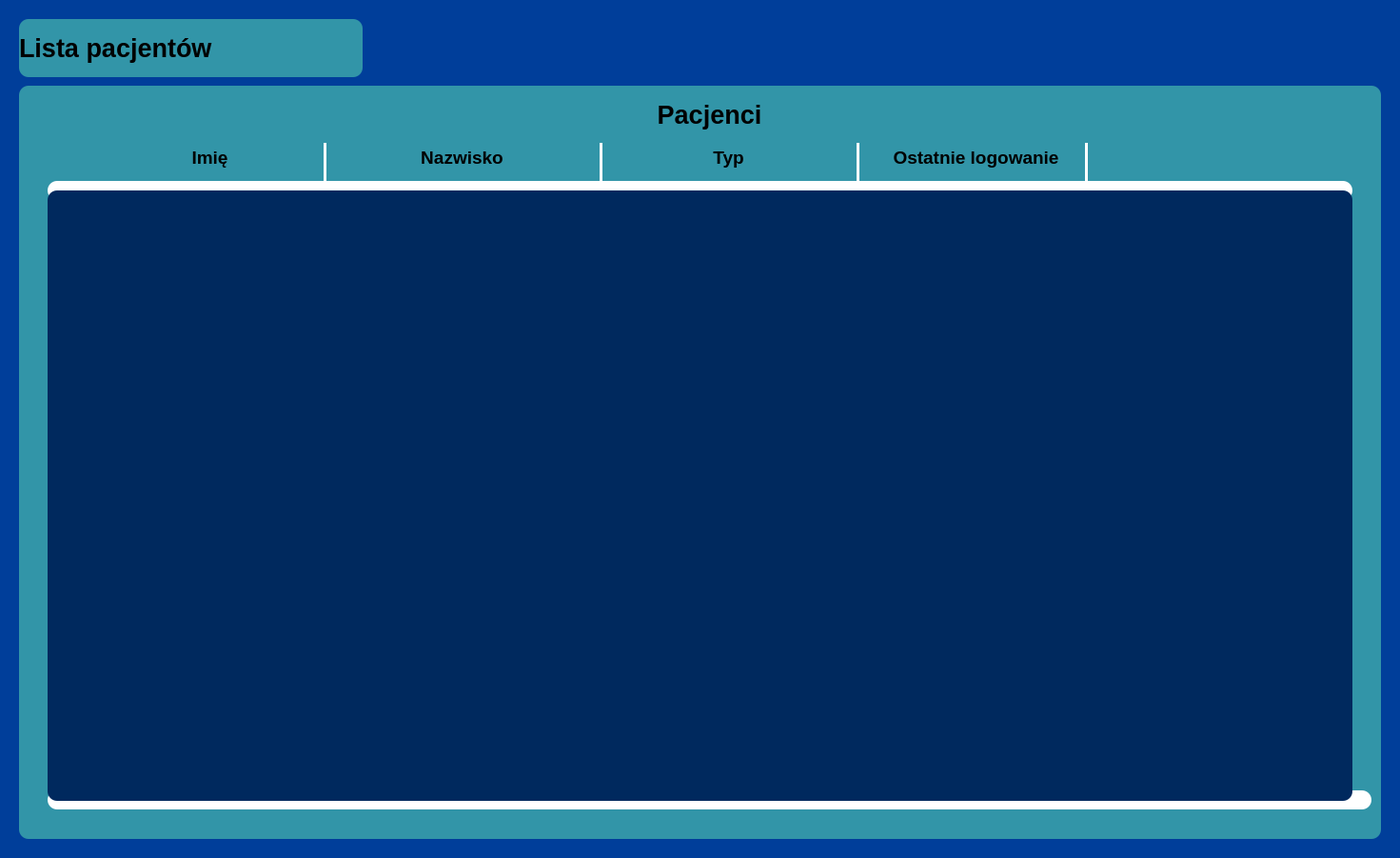
<?xml version="1.0" encoding="UTF-8"?>
<ui version="4.0">
 <class>ListUser</class>
 <widget class="QWidget" name="ListUser">
  <property name="geometry">
   <rect>
    <x>0</x>
    <y>0</y>
    <width>1471</width>
    <height>901</height>
   </rect>
  </property>
  <property name="windowTitle">
   <string>Form</string>
  </property>
  <property name="styleSheet">
   <string notr="true">background-color: rgb(0, 62, 154);
border-radius: 10px;
</string>
  </property>
  <widget class="QFrame" name="mainFrame">
   <property name="geometry">
    <rect>
     <x>0</x>
     <y>0</y>
     <width>1471</width>
     <height>901</height>
    </rect>
   </property>
   <property name="styleSheet">
    <string notr="true">background-color: rgb(0, 62, 154);
border-radius: 10px;</string>
   </property>
   <property name="frameShape">
    <enum>QFrame::Shape::StyledPanel</enum>
   </property>
   <property name="frameShadow">
    <enum>QFrame::Shadow::Raised</enum>
   </property>
   <widget class="QFrame" name="frame">
    <property name="geometry">
     <rect>
      <x>20</x>
      <y>90</y>
      <width>1431</width>
      <height>791</height>
     </rect>
    </property>
    <property name="styleSheet">
     <string notr="true">background-color: rgb(50, 149, 168);
border-radius: 10px;</string>
    </property>
    <property name="frameShape">
     <enum>QFrame::Shape::StyledPanel</enum>
    </property>
    <property name="frameShadow">
     <enum>QFrame::Shadow::Raised</enum>
    </property>
    <widget class="QFrame" name="frame_7">
     <property name="geometry">
      <rect>
       <x>30</x>
       <y>110</y>
       <width>1371</width>
       <height>641</height>
      </rect>
     </property>
     <property name="styleSheet">
      <string notr="true">background-color: rgb(0, 41, 94);</string>
     </property>
     <property name="frameShape">
      <enum>QFrame::Shape::StyledPanel</enum>
     </property>
     <property name="frameShadow">
      <enum>QFrame::Shadow::Raised</enum>
     </property>
     <widget class="QScrollArea" name="scrollArea">
      <property name="geometry">
       <rect>
        <x>40</x>
        <y>0</y>
        <width>1321</width>
        <height>651</height>
       </rect>
      </property>
      <property name="styleSheet">
       <string notr="true">QScrollArea QScrollBar:vertical {
    border: 3px solid white;
    border-radius: 8px;
    background: transparent;
    width: 20px;
    margin: 0px;
}

QScrollArea QScrollBar::handle:vertical {
    background: #0055cc;
    min-height: 20px;
    border-radius: 7px;
}

QScrollArea QScrollBar::add-line:vertical,
QScrollArea QScrollBar::sub-line:vertical {
    height: 0px;
}

QScrollArea QScrollBar::add-page:vertical, 
QScrollArea QScrollBar::sub-page:vertical {
    background: none;
}</string>
      </property>
      <property name="widgetResizable">
       <bool>true</bool>
      </property>
      <widget class="QWidget" name="List">
       <property name="geometry">
        <rect>
         <x>0</x>
         <y>0</y>
         <width>1321</width>
         <height>651</height>
        </rect>
       </property>
       <property name="layoutDirection">
        <enum>Qt::LayoutDirection::LeftToRight</enum>
       </property>
      </widget>
     </widget>
    </widget>
    <widget class="Line" name="line_7">
     <property name="geometry">
      <rect>
       <x>30</x>
       <y>740</y>
       <width>1391</width>
       <height>20</height>
      </rect>
     </property>
     <property name="styleSheet">
      <string notr="true">background-color: white;</string>
     </property>
     <property name="orientation">
      <enum>Qt::Orientation::Horizontal</enum>
     </property>
    </widget>
    <widget class="Line" name="line_6">
     <property name="geometry">
      <rect>
       <x>1120</x>
       <y>60</y>
       <width>3</width>
       <height>41</height>
      </rect>
     </property>
     <property name="styleSheet">
      <string notr="true">background-color: white;</string>
     </property>
     <property name="orientation">
      <enum>Qt::Orientation::Vertical</enum>
     </property>
    </widget>
    <widget class="Line" name="line_3">
     <property name="geometry">
      <rect>
       <x>30</x>
       <y>100</y>
       <width>1371</width>
       <height>20</height>
      </rect>
     </property>
     <property name="styleSheet">
      <string notr="true">background-color: white;</string>
     </property>
     <property name="orientation">
      <enum>Qt::Orientation::Horizontal</enum>
     </property>
    </widget>
    <widget class="Line" name="line_13">
     <property name="geometry">
      <rect>
       <x>320</x>
       <y>60</y>
       <width>3</width>
       <height>41</height>
      </rect>
     </property>
     <property name="styleSheet">
      <string notr="true">background-color: white;</string>
     </property>
     <property name="orientation">
      <enum>Qt::Orientation::Vertical</enum>
     </property>
    </widget>
    <widget class="Line" name="line_11">
     <property name="geometry">
      <rect>
       <x>880</x>
       <y>60</y>
       <width>3</width>
       <height>41</height>
      </rect>
     </property>
     <property name="styleSheet">
      <string notr="true">background-color: white;</string>
     </property>
     <property name="orientation">
      <enum>Qt::Orientation::Vertical</enum>
     </property>
    </widget>
    <widget class="QLabel" name="label4">
     <property name="geometry">
      <rect>
       <x>900</x>
       <y>60</y>
       <width>211</width>
       <height>31</height>
      </rect>
     </property>
     <property name="font">
      <font>
       <pointsize>14</pointsize>
       <bold>true</bold>
      </font>
     </property>
     <property name="layoutDirection">
      <enum>Qt::LayoutDirection::LeftToRight</enum>
     </property>
     <property name="styleSheet">
      <string notr="true"/>
     </property>
     <property name="text">
      <string>Ostatnie logowanie</string>
     </property>
     <property name="textFormat">
      <enum>Qt::TextFormat::RichText</enum>
     </property>
     <property name="alignment">
      <set>Qt::AlignmentFlag::AlignCenter</set>
     </property>
    </widget>
    <widget class="Line" name="line_10">
     <property name="geometry">
      <rect>
       <x>610</x>
       <y>60</y>
       <width>3</width>
       <height>41</height>
      </rect>
     </property>
     <property name="styleSheet">
      <string notr="true">background-color: white;</string>
     </property>
     <property name="orientation">
      <enum>Qt::Orientation::Vertical</enum>
     </property>
    </widget>
    <widget class="QLabel" name="label3">
     <property name="geometry">
      <rect>
       <x>620</x>
       <y>60</y>
       <width>251</width>
       <height>31</height>
      </rect>
     </property>
     <property name="font">
      <font>
       <pointsize>14</pointsize>
       <bold>true</bold>
      </font>
     </property>
     <property name="layoutDirection">
      <enum>Qt::LayoutDirection::LeftToRight</enum>
     </property>
     <property name="styleSheet">
      <string notr="true"/>
     </property>
     <property name="text">
      <string>Typ</string>
     </property>
     <property name="textFormat">
      <enum>Qt::TextFormat::RichText</enum>
     </property>
     <property name="alignment">
      <set>Qt::AlignmentFlag::AlignCenter</set>
     </property>
    </widget>
    <widget class="QLabel" name="label1">
     <property name="geometry">
      <rect>
       <x>90</x>
       <y>60</y>
       <width>221</width>
       <height>31</height>
      </rect>
     </property>
     <property name="font">
      <font>
       <pointsize>14</pointsize>
       <bold>true</bold>
      </font>
     </property>
     <property name="layoutDirection">
      <enum>Qt::LayoutDirection::LeftToRight</enum>
     </property>
     <property name="styleSheet">
      <string notr="true"/>
     </property>
     <property name="text">
      <string>Imię</string>
     </property>
     <property name="textFormat">
      <enum>Qt::TextFormat::RichText</enum>
     </property>
     <property name="alignment">
      <set>Qt::AlignmentFlag::AlignCenter</set>
     </property>
    </widget>
    <widget class="QLabel" name="label2">
     <property name="geometry">
      <rect>
       <x>330</x>
       <y>60</y>
       <width>271</width>
       <height>31</height>
      </rect>
     </property>
     <property name="font">
      <font>
       <pointsize>14</pointsize>
       <bold>true</bold>
      </font>
     </property>
     <property name="layoutDirection">
      <enum>Qt::LayoutDirection::LeftToRight</enum>
     </property>
     <property name="styleSheet">
      <string notr="true"/>
     </property>
     <property name="text">
      <string>Nazwisko</string>
     </property>
     <property name="textFormat">
      <enum>Qt::TextFormat::RichText</enum>
     </property>
     <property name="alignment">
      <set>Qt::AlignmentFlag::AlignCenter</set>
     </property>
    </widget>
    <widget class="QLabel" name="whatListLabel">
     <property name="geometry">
      <rect>
       <x>30</x>
       <y>10</y>
       <width>1391</width>
       <height>41</height>
      </rect>
     </property>
     <property name="font">
      <font>
       <pointsize>20</pointsize>
       <bold>true</bold>
      </font>
     </property>
     <property name="layoutDirection">
      <enum>Qt::LayoutDirection::LeftToRight</enum>
     </property>
     <property name="styleSheet">
      <string notr="true"/>
     </property>
     <property name="text">
      <string>Pacjenci</string>
     </property>
     <property name="textFormat">
      <enum>Qt::TextFormat::RichText</enum>
     </property>
     <property name="alignment">
      <set>Qt::AlignmentFlag::AlignCenter</set>
     </property>
    </widget>
    <zorder>line_7</zorder>
    <zorder>line_6</zorder>
    <zorder>line_3</zorder>
    <zorder>frame_7</zorder>
    <zorder>line_13</zorder>
    <zorder>line_11</zorder>
    <zorder>label4</zorder>
    <zorder>line_10</zorder>
    <zorder>label3</zorder>
    <zorder>label1</zorder>
    <zorder>label2</zorder>
    <zorder>whatListLabel</zorder>
   </widget>
   <widget class="QLabel" name="title">
    <property name="geometry">
     <rect>
      <x>20</x>
      <y>20</y>
      <width>361</width>
      <height>61</height>
     </rect>
    </property>
    <property name="font">
     <font>
      <pointsize>20</pointsize>
      <bold>true</bold>
     </font>
    </property>
    <property name="layoutDirection">
     <enum>Qt::LayoutDirection::LeftToRight</enum>
    </property>
    <property name="styleSheet">
     <string notr="true">background-color: rgb(50, 149, 168);
border-radius: 10px;</string>
    </property>
    <property name="text">
     <string>Lista pacjentów</string>
    </property>
    <property name="textFormat">
     <enum>Qt::TextFormat::RichText</enum>
    </property>
    <property name="alignment">
     <set>Qt::AlignmentFlag::AlignLeading|Qt::AlignmentFlag::AlignLeft|Qt::AlignmentFlag::AlignVCenter</set>
    </property>
   </widget>
  </widget>
 </widget>
 <resources/>
 <connections/>
</ui>
